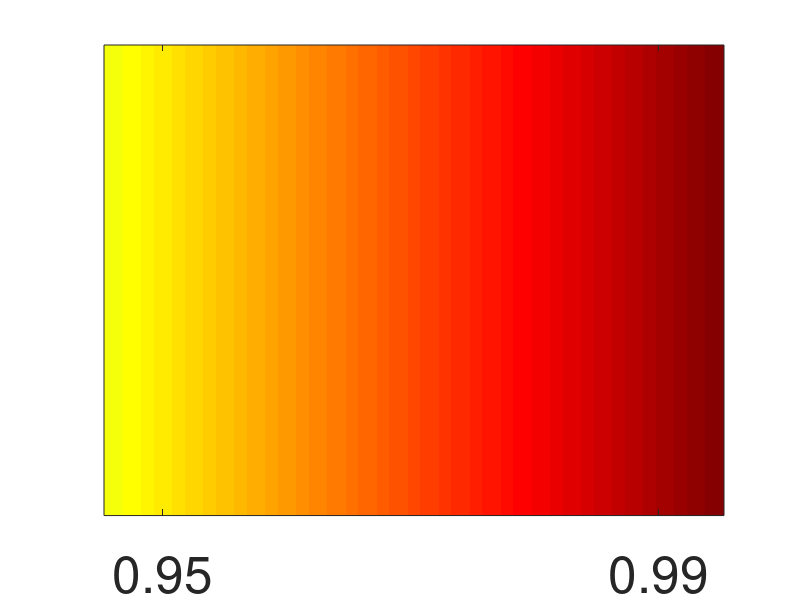

Reproduce this figure in MATLAB. (Note: this script raises an error after producing the figure.)


%% 
data = 1:100;
imagesc(data);
% xticks = linspace(1, size(value_list, 2), numel(xticklabels));
xticks = [10, 25, 40, 60, 75, 90];
set(gca, 'YTick', [], 'YTickLabel', []);
set(gca,'XDir','normal');
colorbar = colormap(jet(length(data)));

colorbar(40:60,:) = 1;
xticklabels = [0.99, 0.95, 0.90, 0.90, 0.95, 0.99];

colormap(colorbar);
set(gcf,'Position',[100 100 500 90])
set(gca,'XTick', xticks, 'XTickLabel',xticklabels,'FontName','Helvetica','fontsize',35)





%%
data = 1:100;
imagesc(data);
% xticks = linspace(1, size(value_list, 2), numel(xticklabels));
xticks = [10, 90];
set(gca, 'YTick', [], 'YTickLabel', []);
set(gca,'XDir','normal');
colorbar = colormap(jet(length(data)));

% colorbar(40:60,:) = 1;
colorbar = colorbar(62:100,:);
xticklabels = [0.95, 0.99];

colormap(colorbar);
set(gcf,'Position',[100 100 500 90])
set(gca,'XTick', xticks, 'XTickLabel',xticklabels,'FontName','Helvetica','fontsize',37)







grad_blue=colorGradient([0/255,0/255,255/255],[0/255,255/255,255/255],100);
value_list = [-10:0.1:0];
imagesc(flipud(value_list'));
axis off;
set(gca, 'XTick', [], 'XTickLabel', []);
set(gca,'YDir','normal');
colorbar = grad_blue; 
colormap(flipud(colorbar(20:100,:)));
set(gcf,'Position',[0 0 20 200]);


grad_red=colorGradient([1 0 0],[1 1 0.2],100);
value_list = [0:0.1:10];
imagesc(flipud(value_list'));
axis off;
set(gca, 'XTick', [], 'XTickLabel', []);
set(gca,'YDir','normal');
colorbar = grad_red; 
colormap(flipud(colorbar(20:100,:)));
set(gcf,'Position',[100 100 20 200]);


%% 
value_list = readNPY('/Users/boo/Documents/degree_PhD/data_fmri/analysis_contrast_period/hnd_statistic_ima/tvalue_cropped_2.5_raw_targeting_nowr.nii');
value_list = value_list(:);

value_list = sort(value_list);
value_list = round(value_list,2);

num_ele090 = round(length(value_list)*0.1/2);
num_ele095 = round(length(value_list)*0.05/2);
num_ele099 = round(length(value_list)*0.01/2);

tail090_1 = value_list(1:num_ele090);
tail090_2 = value_list(length(value_list)-num_ele090+1:end);

tail095_1 = value_list(1:num_ele095);
tail095_2 = value_list(length(value_list)-num_ele095+1:end);

tail099_1 = value_list(1:num_ele099);
tail099_2 = value_list(length(value_list)-num_ele099+1:end);


% value_list = [min(value_list):0.01:max(value_list)];
value_list = value_list';
imagesc(value_list);

xticklabels = [max(tail099_1), max(tail095_1), min(tail095_2), min(tail099_2)];

xticks = linspace(1, size(value_list, 2), numel(xticklabels));
set(gca, 'YTick', [], 'YTickLabel', []);
set(gca,'XDir','normal');
colorbar = colormap(jet(length(value_list)));

index = find(value_list>max(tail099_1) & value_list<min(tail099_2));
colorbar(index,:) = 1;
value_list(index,:) = 0;

colormap(colorbar);
set(gcf,'Position',[100 100 500 90])
set(gca,'XTick', xticks, 'XTickLabel',xticklabels,'FontName','Helvetica','fontsize',35)











%% horizational 
input_path = '/Users/boo/Desktop/MEG_data_script/result_MRI_ego_figure/b_lr_svc_corrected.nii';
h1 = MRIread(input_path);
value_list = h1.vol;
value_list = value_list(:);
value_list = unique(value_list);

value_list = [6:2:12];
imagesc(value_list);
xticklabels = [6:2:12];
xticks = linspace(1, size(value_list, 2), numel(xticklabels));
set(gca, 'YTick', [], 'YTickLabel', []);
set(gca,'XDir','normal');
colorbar = colormap(hot(64));
colormap(colorbar(30:50,:));
set(gcf,'Position',[100 100 500 90])
set(gca,'XTick', xticks, 'XTickLabel',xticklabels,'FontName','Helvetica','fontsize',35)



%% vertical 
input_path = '/Users/boo/Documents/degree_PhD/data_fmri/analysis_contrast_period/hnd_statistic_ima/wr_3.6_hnd_data_targeting-facing_tval.nii';
h1 = MRIread(input_path);
value_list = h1.vol;
value_list(find(value_list==0))=[];
min(value_list)
max(value_list)

value_list = [4:0.1:13];
imagesc(flipud(value_list'));
yticklabels = [4:2:13]';
yticks = linspace(1, size(value_list, 2), numel(yticklabels));
set(gca, 'XTick', [], 'XTickLabel', []);
set(gca,'YDir','normal');
colorbar = colormap(hot(64));
colormap(flipud(colorbar(25:50,:)));
set(gcf,'Position',[100 100 90 650]);
set(gca,'YTick', yticks, 'YTickLabel',yticklabels,'FontName','Helvetica','fontsize',40)


% value_list = [3:0.1:16];
% imagesc(flipud(value_list'));
% yticklabels = [3:3:16]';


%% vertical 
input_path = '/Users/boo/Desktop/MEG_data_script/result_MRI_ego_figure/tval_ego_right_back.nii';
h1 = MRIread(input_path);
value_list = h1.vol;
value_list(find(value_list==0))=[];
[min(value_list(:)), max(value_list(:))]


input_path = '/Users/boo/Desktop/MEG_data_script/result_MRI_ego_figure/tval_ego_left_back.nii';
h1 = MRIread(input_path);
value_list = h1.vol;
value_list(find(value_list==0))=[];
[min(value_list(:)), max(value_list(:))]


input_path = '/Users/boo/Desktop/MEG_data_script/result_MRI_ego_figure/tval_raw_ego_back.nii';
h1 = MRIread(input_path);
value_list = h1.vol;
value_list(find(value_list==0))=[];
[min(value_list(:)), max(value_list(:))]




